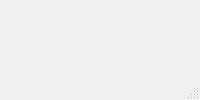
<?xml version="1.0" encoding="UTF-8"?>
<ui version="4.0">
 <class>MainWindow</class>
 <widget class="QMainWindow" name="MainWindow">
  <property name="geometry">
   <rect>
    <x>0</x>
    <y>0</y>
    <width>917</width>
    <height>0</height>
   </rect>
  </property>
  <property name="windowTitle">
   <string>MainWindow</string>
  </property>
  <widget class="QWidget" name="centralwidget">
   <widget class="QPlainTextEdit" name="txt_key">
    <property name="geometry">
     <rect>
      <x>510</x>
      <y>270</y>
      <width>221</width>
      <height>31</height>
     </rect>
    </property>
   </widget>
   <widget class="QLabel" name="label_4">
    <property name="geometry">
     <rect>
      <x>430</x>
      <y>340</y>
      <width>61</width>
      <height>21</height>
     </rect>
    </property>
    <property name="text">
     <string>Cipher text</string>
    </property>
   </widget>
   <widget class="QPlainTextEdit" name="txt_cipher_text">
    <property name="geometry">
     <rect>
      <x>510</x>
      <y>330</y>
      <width>221</width>
      <height>71</height>
     </rect>
    </property>
   </widget>
   <widget class="QPushButton" name="btn_decrypt">
    <property name="geometry">
     <rect>
      <x>660</x>
      <y>420</y>
      <width>75</width>
      <height>23</height>
     </rect>
    </property>
    <property name="text">
     <string>Decrypt</string>
    </property>
   </widget>
   <widget class="QLabel" name="label">
    <property name="geometry">
     <rect>
      <x>550</x>
      <y>80</y>
      <width>111</width>
      <height>71</height>
     </rect>
    </property>
    <property name="text">
     <string>PLAYFAIR CIPHER</string>
    </property>
   </widget>
   <widget class="QLabel" name="label_3">
    <property name="geometry">
     <rect>
      <x>440</x>
      <y>270</y>
      <width>47</width>
      <height>13</height>
     </rect>
    </property>
    <property name="text">
     <string>Key</string>
    </property>
   </widget>
   <widget class="QPushButton" name="btn_encrypt">
    <property name="geometry">
     <rect>
      <x>510</x>
      <y>420</y>
      <width>75</width>
      <height>23</height>
     </rect>
    </property>
    <property name="text">
     <string>Encrypt</string>
    </property>
   </widget>
   <widget class="QLabel" name="label_2">
    <property name="geometry">
     <rect>
      <x>440</x>
      <y>180</y>
      <width>47</width>
      <height>13</height>
     </rect>
    </property>
    <property name="text">
     <string>Plain text</string>
    </property>
   </widget>
   <widget class="QPlainTextEdit" name="txt_plain_text">
    <property name="geometry">
     <rect>
      <x>510</x>
      <y>180</y>
      <width>221</width>
      <height>71</height>
     </rect>
    </property>
   </widget>
  </widget>
  <widget class="QMenuBar" name="menubar">
   <property name="geometry">
    <rect>
     <x>0</x>
     <y>0</y>
     <width>917</width>
     <height>21</height>
    </rect>
   </property>
  </widget>
  <widget class="QStatusBar" name="statusbar"/>
 </widget>
 <resources/>
 <connections/>
</ui>
